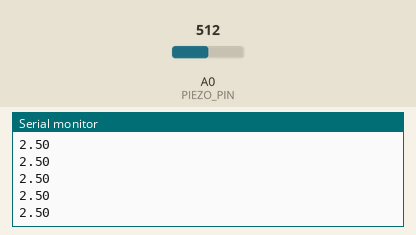
Simulated run of this sketch. Board: Arduino Uno, built with avr-gcc and run on an emulated ATmega328P. On the bench: the last lines printed to the serial monitor. Inputs (shaded band) come from the test bench; at power-on: A0 (PIEZO_PIN) = 512.

Above: at 1.2 s.
1.3 s: A0 (PIEZO_PIN) set to 716
At 1.31 s:
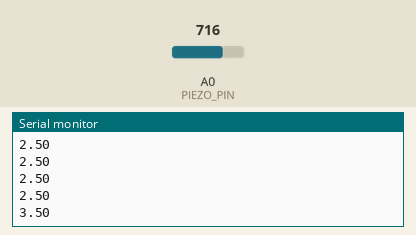
2.8 s: A0 (PIEZO_PIN) set to 900
At 2.82 s:
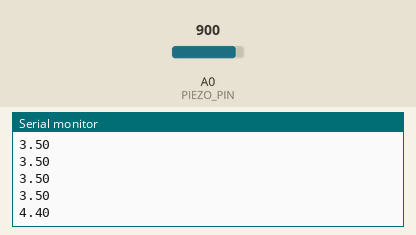
Timing chart, 0 to 5.8 s (numbered marks = the images above; inputs shaded):
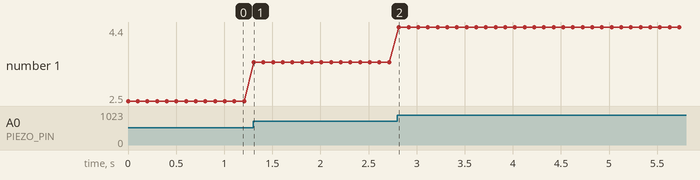

The sketch:

vibsensor.ino
```cpp
/******************************************************************************
Piezo_Vibration_Sensor.ino
Example sketch for SparkFun's Piezo Vibration Sensor
  (https://www.sparkfun.com/products/9197)
Jim Lindblom @ SparkFun Electronics
April 29, 2016

- Connect a 1Mohm resistor across the Piezo sensor's pins.
- Connect one leg of the Piezo to GND
- Connect the other leg of the piezo to A0

Vibrations on the Piezo sensor create voltags, which are sensed by the Arduino's
A0 pin. Check the serial monitor to view the voltage generated.

Development environment specifics:
Arduino 1.6.7
******************************************************************************/
const int PIEZO_PIN = A0; // Piezo output

void setup()
{
  Serial.begin(9600);
}

void loop()
{
  // Read Piezo ADC value in, and convert it to a voltage
  int piezoADC = analogRead(PIEZO_PIN);
  float piezoV = piezoADC / 1023.0 * 5.0;
  //Serial.println(piezoV); // Print the voltage.
  if( piezoV < 4.8 )
    Serial.println(piezoV); // Print the voltage.
  delay(100);

}
```

Measured:
- after the input at 1.3 s, the serial monitor: prints a new line at once (image 1)
- after the input at 2.8 s, the serial monitor: prints a new line at once (image 2)
- plotted number 1: 2.5 → 3.5 after the input at 1.3 s, 3.5 → 4.4 after the input at 2.8 s
